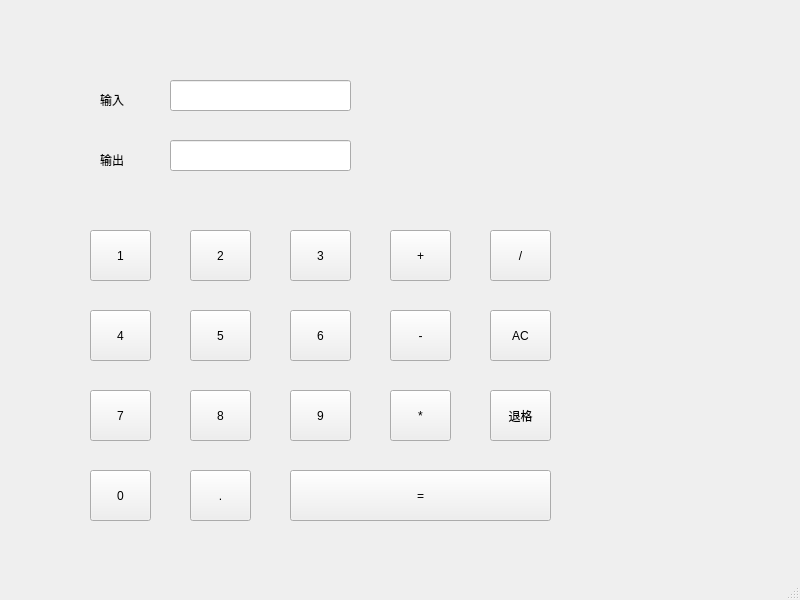
<?xml version="1.0" encoding="UTF-8"?>
<ui version="4.0">
 <class>MainWindow</class>
 <widget class="QMainWindow" name="MainWindow">
  <property name="geometry">
   <rect>
    <x>0</x>
    <y>0</y>
    <width>800</width>
    <height>600</height>
   </rect>
  </property>
  <property name="windowTitle">
   <string>MainWindow</string>
  </property>
  <widget class="QWidget" name="centralwidget">
   <widget class="QPushButton" name="pushButton_1">
    <property name="geometry">
     <rect>
      <x>90</x>
      <y>230</y>
      <width>61</width>
      <height>51</height>
     </rect>
    </property>
    <property name="text">
     <string>1</string>
    </property>
   </widget>
   <widget class="QLabel" name="label">
    <property name="geometry">
     <rect>
      <x>100</x>
      <y>90</y>
      <width>41</width>
      <height>20</height>
     </rect>
    </property>
    <property name="text">
     <string>输入</string>
    </property>
   </widget>
   <widget class="QLineEdit" name="lineEdit_input">
    <property name="geometry">
     <rect>
      <x>170</x>
      <y>80</y>
      <width>181</width>
      <height>31</height>
     </rect>
    </property>
   </widget>
   <widget class="QPushButton" name="pushButton_2">
    <property name="geometry">
     <rect>
      <x>190</x>
      <y>230</y>
      <width>61</width>
      <height>51</height>
     </rect>
    </property>
    <property name="text">
     <string>2</string>
    </property>
   </widget>
   <widget class="QPushButton" name="pushButton_3">
    <property name="geometry">
     <rect>
      <x>290</x>
      <y>230</y>
      <width>61</width>
      <height>51</height>
     </rect>
    </property>
    <property name="text">
     <string>3</string>
    </property>
   </widget>
   <widget class="QPushButton" name="pushButton_4">
    <property name="geometry">
     <rect>
      <x>90</x>
      <y>310</y>
      <width>61</width>
      <height>51</height>
     </rect>
    </property>
    <property name="text">
     <string>4</string>
    </property>
   </widget>
   <widget class="QPushButton" name="pushButton_5">
    <property name="geometry">
     <rect>
      <x>190</x>
      <y>310</y>
      <width>61</width>
      <height>51</height>
     </rect>
    </property>
    <property name="text">
     <string>5</string>
    </property>
   </widget>
   <widget class="QPushButton" name="pushButton_6">
    <property name="geometry">
     <rect>
      <x>290</x>
      <y>310</y>
      <width>61</width>
      <height>51</height>
     </rect>
    </property>
    <property name="text">
     <string>6</string>
    </property>
   </widget>
   <widget class="QPushButton" name="pushButton_7">
    <property name="geometry">
     <rect>
      <x>90</x>
      <y>390</y>
      <width>61</width>
      <height>51</height>
     </rect>
    </property>
    <property name="text">
     <string>7</string>
    </property>
   </widget>
   <widget class="QPushButton" name="pushButton_8">
    <property name="geometry">
     <rect>
      <x>190</x>
      <y>390</y>
      <width>61</width>
      <height>51</height>
     </rect>
    </property>
    <property name="text">
     <string>8</string>
    </property>
   </widget>
   <widget class="QPushButton" name="pushButton_9">
    <property name="geometry">
     <rect>
      <x>290</x>
      <y>390</y>
      <width>61</width>
      <height>51</height>
     </rect>
    </property>
    <property name="text">
     <string>9</string>
    </property>
   </widget>
   <widget class="QPushButton" name="pushButton_plus">
    <property name="geometry">
     <rect>
      <x>390</x>
      <y>230</y>
      <width>61</width>
      <height>51</height>
     </rect>
    </property>
    <property name="text">
     <string>+</string>
    </property>
   </widget>
   <widget class="QPushButton" name="pushButton_sub">
    <property name="geometry">
     <rect>
      <x>390</x>
      <y>310</y>
      <width>61</width>
      <height>51</height>
     </rect>
    </property>
    <property name="text">
     <string>-</string>
    </property>
   </widget>
   <widget class="QPushButton" name="pushButton_mult">
    <property name="geometry">
     <rect>
      <x>390</x>
      <y>390</y>
      <width>61</width>
      <height>51</height>
     </rect>
    </property>
    <property name="text">
     <string>*</string>
    </property>
   </widget>
   <widget class="QPushButton" name="pushButton_dividion">
    <property name="geometry">
     <rect>
      <x>490</x>
      <y>230</y>
      <width>61</width>
      <height>51</height>
     </rect>
    </property>
    <property name="text">
     <string>/</string>
    </property>
   </widget>
   <widget class="QPushButton" name="pushButton_AC">
    <property name="geometry">
     <rect>
      <x>490</x>
      <y>310</y>
      <width>61</width>
      <height>51</height>
     </rect>
    </property>
    <property name="text">
     <string>AC</string>
    </property>
   </widget>
   <widget class="QPushButton" name="pushButton_back">
    <property name="geometry">
     <rect>
      <x>490</x>
      <y>390</y>
      <width>61</width>
      <height>51</height>
     </rect>
    </property>
    <property name="text">
     <string>退格</string>
    </property>
   </widget>
   <widget class="QPushButton" name="pushButton_0">
    <property name="geometry">
     <rect>
      <x>90</x>
      <y>470</y>
      <width>61</width>
      <height>51</height>
     </rect>
    </property>
    <property name="text">
     <string>0</string>
    </property>
   </widget>
   <widget class="QPushButton" name="pushButton_point">
    <property name="geometry">
     <rect>
      <x>190</x>
      <y>470</y>
      <width>61</width>
      <height>51</height>
     </rect>
    </property>
    <property name="text">
     <string>.</string>
    </property>
   </widget>
   <widget class="QPushButton" name="pushButton_equal">
    <property name="geometry">
     <rect>
      <x>290</x>
      <y>470</y>
      <width>261</width>
      <height>51</height>
     </rect>
    </property>
    <property name="text">
     <string>=</string>
    </property>
   </widget>
   <widget class="QLabel" name="label_2">
    <property name="geometry">
     <rect>
      <x>100</x>
      <y>150</y>
      <width>41</width>
      <height>20</height>
     </rect>
    </property>
    <property name="text">
     <string>输出</string>
    </property>
   </widget>
   <widget class="QLineEdit" name="lineEdit_output">
    <property name="geometry">
     <rect>
      <x>170</x>
      <y>140</y>
      <width>181</width>
      <height>31</height>
     </rect>
    </property>
   </widget>
  </widget>
  <widget class="QMenuBar" name="menubar">
   <property name="geometry">
    <rect>
     <x>0</x>
     <y>0</y>
     <width>800</width>
     <height>26</height>
    </rect>
   </property>
  </widget>
  <widget class="QStatusBar" name="statusbar"/>
 </widget>
 <resources/>
 <connections/>
</ui>
